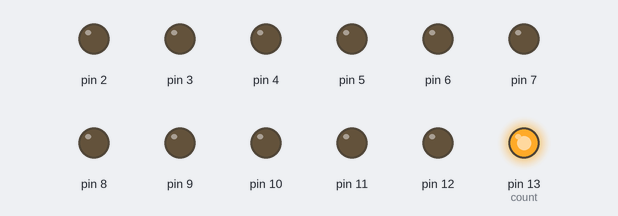
Bench run of a sketch on a simulated Arduino Uno, built with avr-gcc and run on an emulated ATmega328P. Shown: output pins drawn as LEDs (lit = HIGH).

Above: at 0.6 s.
At 11.5 s:
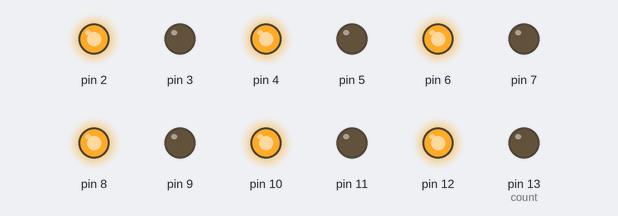
At 15.0 s:
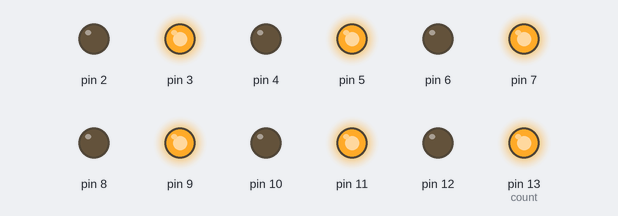
At 21.2 s:
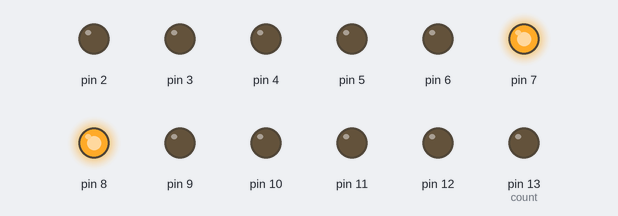
At 32.1 s:
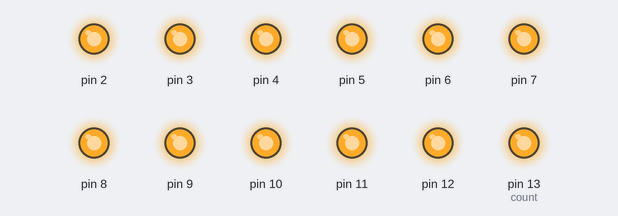
At 34.6 s:
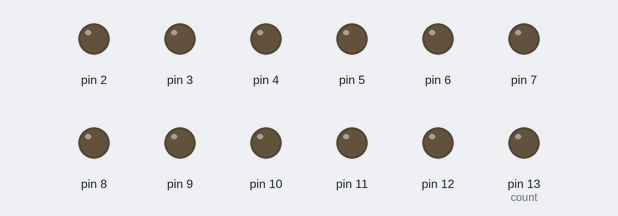
Timing chart, 0 to 40.0 s (numbered marks = the images above):
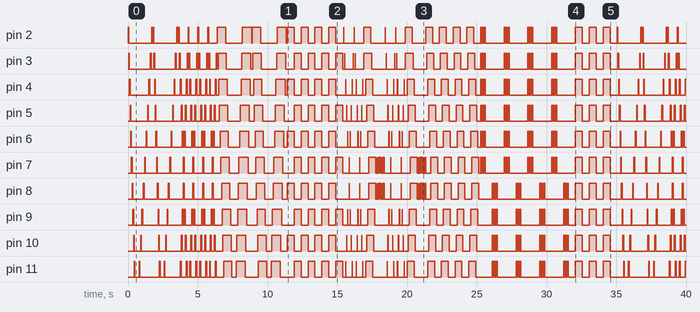

The sketch:

Disco_Light.ino
```cpp
#define t   30
#define t1  20
#define t2  100
#define t3  50

void setup() {

  for (int i = 2; i <= 13; i++) {
    pinMode(i, OUTPUT);
  }
}

void loop() {

  animation_1();
  animation_1();
  animation_2();
  animation_2();
  animation_3();
  animation_3();
  animation_4();
  animation_4();
  animation_4();
  animation_4();
  animation_5();
  animation_5();
  animation_7();
  animation_7();
  animation_7();
  animation_7();
  animation_8();
  animation_8();
  animation_8();
  animation_8();
  animation_9();
  animation_9();
  animation_9();
}

/////////////////////////////////////////////////////////////////////////////////
void animation_1()
{
  clear();
  for (int i = 2; i < 14; i++) {
    digitalWrite(i, HIGH);
    delay(50);
    digitalWrite(i, LOW);
  }
  for (int i = 13; i > 1; i--) {
    digitalWrite(i, HIGH);
    delay(50);
    digitalWrite(i, LOW);
    delay(50);
  }
}
/////////////////////////////////////////////////////////////////////////////////
void animation_2()
{
  int count = 13;

  for (int i = 2; i < 13; i++) {
    clear();
    digitalWrite(i, HIGH);      // chaser 1
    digitalWrite(count, HIGH); // chaser 2
    count--;

    if (count != 7) {
      delay(70);
    }
  }

  for (int i = 13; i > 2; i--) {
    clear();
    digitalWrite(i, HIGH);
    digitalWrite(count, HIGH);
    count++;

    if (count != 8) {
      delay(70);
    }
  }
}

////////////////////////////////////////////////////////////////////////////////

void animation_3()
{
  clear();
  for (int i = 2; i < 14; i++) {
    digitalWrite(i, HIGH);
    delay(50);
  }
  for (int i = 2; i < 14; i++) {
    digitalWrite(i, LOW);
    delay(50);
  }


  for (int i = 14; i >= 2; i--) {
    digitalWrite(i, HIGH);
    delay(50);
  }
  for (int i = 14; i >= 2; i--) {
    digitalWrite(i, LOW);
    delay(50);
  }
}
///////////////////////////////////////////////////////////////////////////
void animation_4()
{
  digitalWrite (2, HIGH); digitalWrite (4, HIGH); digitalWrite (6, HIGH); digitalWrite (8, HIGH); digitalWrite (10, HIGH); digitalWrite (12, HIGH);
  delay (500);
  digitalWrite (2, LOW); digitalWrite (4, LOW); digitalWrite (6, LOW); digitalWrite (8, LOW); digitalWrite (10, LOW); digitalWrite (12, LOW);
  digitalWrite (13, HIGH); digitalWrite (11, HIGH); digitalWrite (9, HIGH); digitalWrite (7, HIGH); digitalWrite (5, HIGH); digitalWrite (3, HIGH);
  delay (500);
  digitalWrite (13, LOW); digitalWrite (11, LOW); digitalWrite (9, LOW); digitalWrite (7, LOW); digitalWrite (5, LOW); digitalWrite (3, LOW);
}
///////////////////////////////////////////////////////////////////////////
void animation_5()
{

  int count = 13;


  for (int i = 2; i < 13; i++) {
    clear();
    delay(50);
    digitalWrite(i, LOW);
    digitalWrite(count, LOW);
    digitalWrite(i, HIGH);      // chaser 1
    digitalWrite(count, HIGH); // chaser 2

    count--;


    if (count != 7) {
      delay(20);
    }
  }


  for (int i = 13; i > 2; i--) {
    clear();
    delay(50);
    digitalWrite(i, LOW);
    digitalWrite(i, HIGH);
    digitalWrite(count, HIGH);
    count++;

    if (count != 8) {
      delay(20);
    }
  }

  digitalWrite (2, HIGH); digitalWrite (13, HIGH);
  delay (70);
  digitalWrite (3, HIGH); digitalWrite (12, HIGH);
  delay (70);
  digitalWrite (4, HIGH); digitalWrite (11, HIGH);
  delay (70);
  digitalWrite (5, HIGH); digitalWrite (10, HIGH);
  delay (70);
  digitalWrite (6, HIGH); digitalWrite (9, HIGH);
  delay (70);
  digitalWrite (7, HIGH); digitalWrite (8, HIGH);
  delay (70);
  digitalWrite (8, HIGH); digitalWrite (7, HIGH);
  delay (70);

  digitalWrite (2, LOW); digitalWrite (13, LOW);
  delay (70);
  digitalWrite (3, LOW); digitalWrite (12, LOW);
  delay (70);
  digitalWrite (4, LOW); digitalWrite (11, LOW);
  delay (70);
  digitalWrite (5, LOW); digitalWrite (10, LOW);
  delay (70);
  digitalWrite (6, LOW); digitalWrite (9, LOW);
  delay (70);
  digitalWrite (7, LOW); digitalWrite (8, LOW);
  delay (70);
  digitalWrite (8, HIGH); digitalWrite (7, HIGH);
  delay (20);
  digitalWrite (8, LOW); digitalWrite (7, LOW);
  delay (20);
  digitalWrite (8, HIGH); digitalWrite (7, HIGH);
  delay (20);
  digitalWrite (8, LOW); digitalWrite (7, LOW);
  delay (20);
  digitalWrite (8, HIGH); digitalWrite (7, HIGH);
  delay (20);
  digitalWrite (8, LOW); digitalWrite (7, LOW);
  delay (20);
  digitalWrite (8, HIGH); digitalWrite (7, HIGH);
  delay (20);
  digitalWrite (8, LOW); digitalWrite (7, LOW);
  delay (20);
  digitalWrite (8, HIGH); digitalWrite (7, HIGH);
  delay (20);
  digitalWrite (8, LOW); digitalWrite (7, LOW);
  delay (20);
  digitalWrite (8, HIGH); digitalWrite (7, HIGH);
  delay (20);
  digitalWrite (8, LOW); digitalWrite (7, LOW);
  delay (20);
  digitalWrite (8, HIGH); digitalWrite (7, HIGH);
  delay (20);
  digitalWrite (8, LOW); digitalWrite (7, LOW);
  delay (20);
  digitalWrite (8, HIGH); digitalWrite (7, HIGH);
  delay (20);
  digitalWrite (8, LOW); digitalWrite (7, LOW);
  delay (20);
  digitalWrite (8, HIGH); digitalWrite (7, HIGH);
  delay (20);
  digitalWrite (8, LOW); digitalWrite (7, LOW);
  delay (20);
  digitalWrite (8, HIGH); digitalWrite (7, HIGH);
  delay (20);
  digitalWrite (8, LOW); digitalWrite (7, LOW);
  delay (20);
  digitalWrite (8, HIGH); digitalWrite (7, HIGH);
  delay (20);
  digitalWrite (8, LOW); digitalWrite (7, LOW);
  delay (20);
  digitalWrite (8, HIGH); digitalWrite (7, HIGH);
  delay (20);
  digitalWrite (8, LOW); digitalWrite (7, LOW);
  delay (20);
  digitalWrite (8, HIGH); digitalWrite (7, HIGH);
  delay (20);
  digitalWrite (8, LOW); digitalWrite (7, LOW);
  delay (20);
  digitalWrite (8, HIGH); digitalWrite (7, HIGH);
  delay (20);
  digitalWrite (8, LOW); digitalWrite (7, LOW);
  delay (20);

}

///////////////////////////////////////////////////////////////////////////
void animation_7()
{
  digitalWrite (2, HIGH); digitalWrite (13, HIGH);
  delay (70);
  digitalWrite (3, HIGH); digitalWrite (12, HIGH);
  delay (70);
  digitalWrite (4, HIGH); digitalWrite (11, HIGH);
  delay (70);
  digitalWrite (5, HIGH); digitalWrite (10, HIGH);
  delay (70);
  digitalWrite (6, HIGH); digitalWrite (9, HIGH);
  delay (70);
  digitalWrite (7, HIGH); digitalWrite (8, HIGH);
  delay (70);
  digitalWrite (8, HIGH); digitalWrite (7, HIGH);
  delay (70);

  digitalWrite (2, LOW); digitalWrite (13, LOW);
  delay (70);
  digitalWrite (3, LOW); digitalWrite (12, LOW);
  delay (70);
  digitalWrite (4, LOW); digitalWrite (11, LOW);
  delay (70);
  digitalWrite (5, LOW); digitalWrite (10, LOW);
  delay (70);
  digitalWrite (6, LOW); digitalWrite (9, LOW);
  delay (70);
  digitalWrite (7, LOW); digitalWrite (8, LOW);
  delay (70);
  digitalWrite (8, LOW); digitalWrite (7, LOW);
  delay (70);
}
///////////////////////////////////////////////////////////////////////////

void animation_8()
{
  digitalWrite (2, HIGH); digitalWrite (3, HIGH); digitalWrite (4, HIGH); digitalWrite (5, HIGH); digitalWrite (6, HIGH); digitalWrite (7, HIGH);
  delay (70);
  digitalWrite (2, LOW); digitalWrite (3, LOW); digitalWrite (4, LOW); digitalWrite (5, LOW); digitalWrite (6, LOW); digitalWrite (7, LOW);
  delay (70);
  digitalWrite (2, HIGH); digitalWrite (3, HIGH); digitalWrite (4, HIGH); digitalWrite (5, HIGH); digitalWrite (6, HIGH); digitalWrite (7, HIGH);
  delay (70);
  digitalWrite (2, LOW); digitalWrite (3, LOW); digitalWrite (4, LOW); digitalWrite (5, LOW); digitalWrite (6, LOW); digitalWrite (7, LOW);
  delay (70);
  digitalWrite (2, HIGH); digitalWrite (3, HIGH); digitalWrite (4, HIGH); digitalWrite (5, HIGH); digitalWrite (6, HIGH); digitalWrite (7, HIGH);
  delay (70);
  digitalWrite (2, LOW); digitalWrite (3, LOW); digitalWrite (4, LOW); digitalWrite (5, LOW); digitalWrite (6, LOW); digitalWrite (7, LOW);
  delay (500);

  digitalWrite (13, HIGH); digitalWrite (12, HIGH); digitalWrite (11, HIGH); digitalWrite (10, HIGH); digitalWrite (9, HIGH); digitalWrite (8, HIGH);
  delay (70);
  digitalWrite (13, LOW); digitalWrite (12, LOW); digitalWrite (11, LOW); digitalWrite (10, LOW); digitalWrite (9, LOW); digitalWrite (8, LOW);
  delay (70);

  digitalWrite (13, HIGH); digitalWrite (12, HIGH); digitalWrite (11, HIGH); digitalWrite (10, HIGH); digitalWrite (9, HIGH); digitalWrite (8, HIGH);
  delay (70);
  digitalWrite (13, LOW); digitalWrite (12, LOW); digitalWrite (11, LOW); digitalWrite (10, LOW); digitalWrite (9, LOW); digitalWrite (8, LOW);
  delay (70);

  digitalWrite (13, HIGH); digitalWrite (12, HIGH); digitalWrite (11, HIGH); digitalWrite (10, HIGH); digitalWrite (9, HIGH); digitalWrite (8, HIGH);
  delay (70);
  digitalWrite (13, LOW); digitalWrite (12, LOW); digitalWrite (11, LOW); digitalWrite (10, LOW); digitalWrite (9, LOW); digitalWrite (8, LOW);
  delay (500);
}
///////////////////////////////////////////////////////////////////////////

void animation_9()
{
  digitalWrite (2, HIGH); digitalWrite (3, HIGH); digitalWrite (4, HIGH); digitalWrite (5, HIGH); digitalWrite (6, HIGH); digitalWrite (7, HIGH); digitalWrite (8, HIGH); digitalWrite (9, HIGH); digitalWrite (10, HIGH); digitalWrite (11, HIGH); digitalWrite (12, HIGH); digitalWrite (13, HIGH);
  delay(500);
  digitalWrite (2, LOW); digitalWrite (3, LOW); digitalWrite (4, LOW); digitalWrite (5, LOW); digitalWrite (6, LOW); digitalWrite (7, LOW); digitalWrite (8, LOW); digitalWrite (9, LOW); digitalWrite (10, LOW); digitalWrite (11, LOW); digitalWrite (12, LOW); digitalWrite (13, LOW);
  delay(500);
}
///////////////////////////////////////////////////////////////////////////
void clear(void)
{
  for (int i = 2; i <= 13; i++) {
    digitalWrite(i, LOW);
  }
}
```

Measured:
- by itself, pin 13 (count): LOW → HIGH at 0.55 s, → LOW 0.10 s later, → HIGH 1.7 s later, → LOW 0.10 s later, … (86 changes in this stretch)
